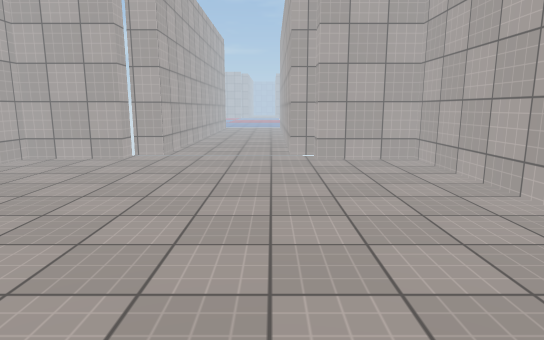
View 1 (above)

15 first-person views from a walk through a 3-D level made in the Unity game engine. The camera is 1.4 m above the floor, tilts 10° down and sees 75° across. The floor is counted in squares, 0.5 m on a side. Each view is taken from the middle of a square. On the plan, view 1 faces up. The plan holds only what a view shows up to about 20 squares ahead; the rest is blank. The place goes on beyond the plan. The player is left out. Surface patterns are stand-ins for the level's own textures.

View 2
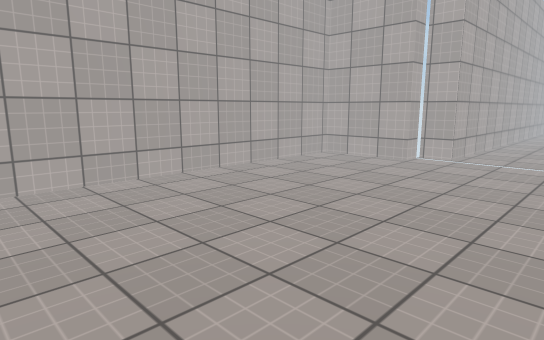

View 3
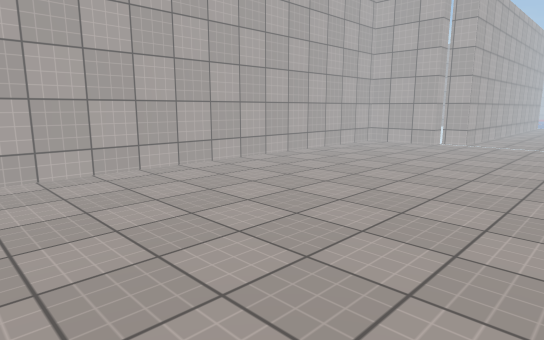

View 4
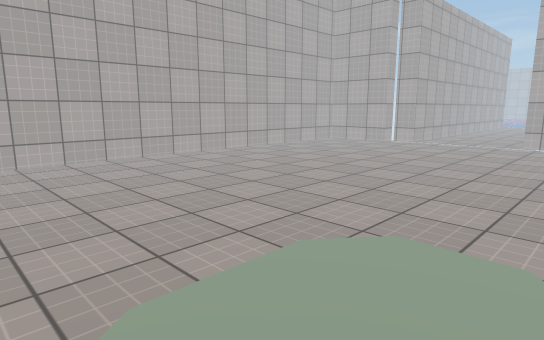

View 5
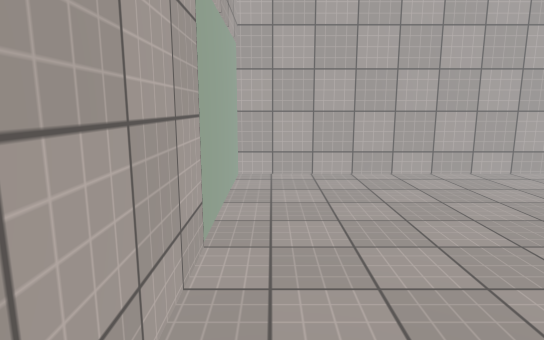

View 6
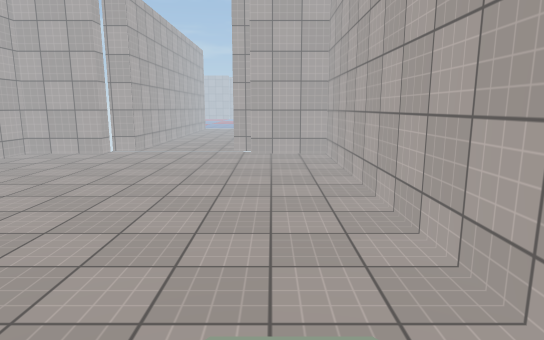

View 7
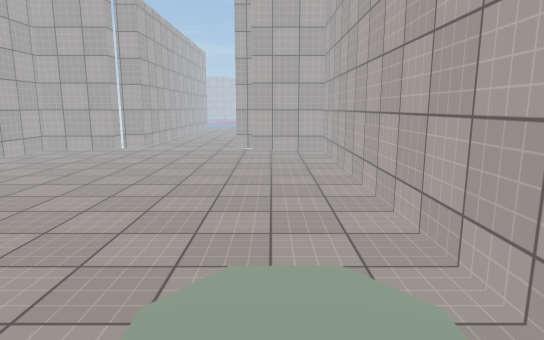

View 8
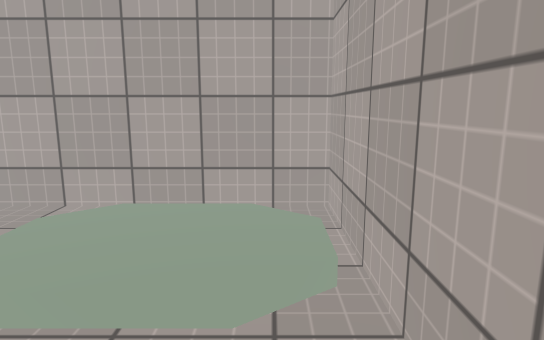

View 9
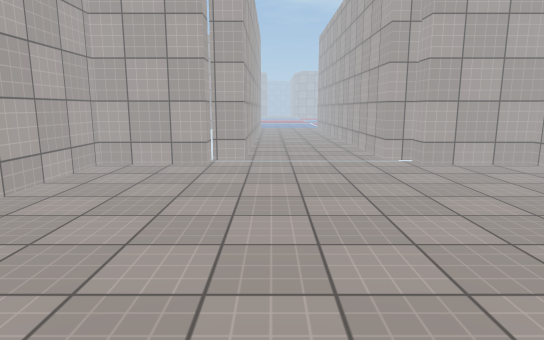

View 10
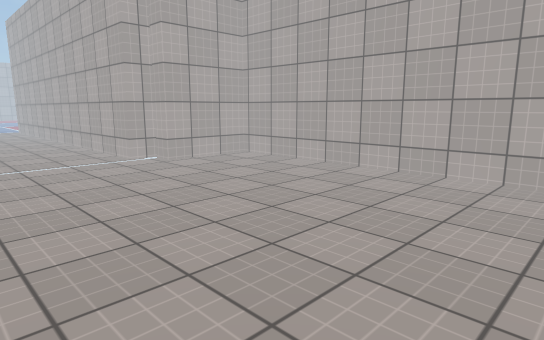

View 11
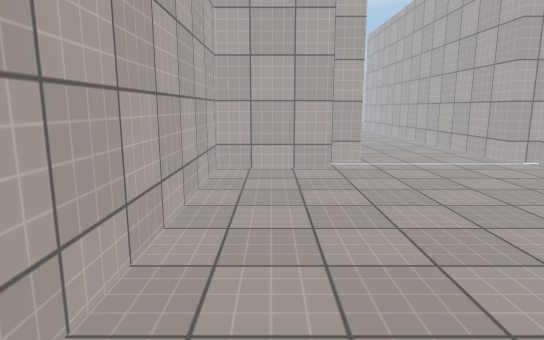

View 12
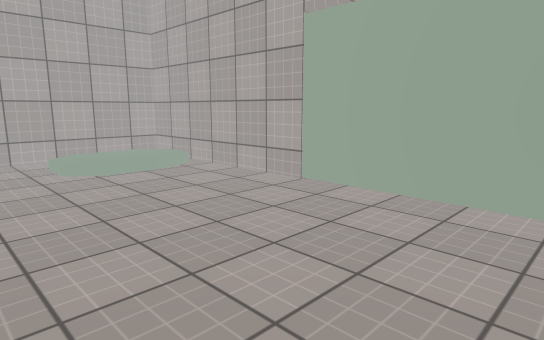

View 13
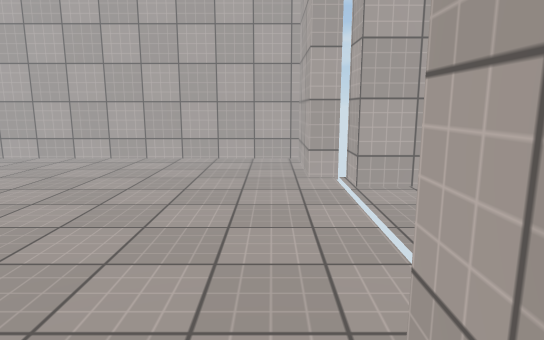

View 14
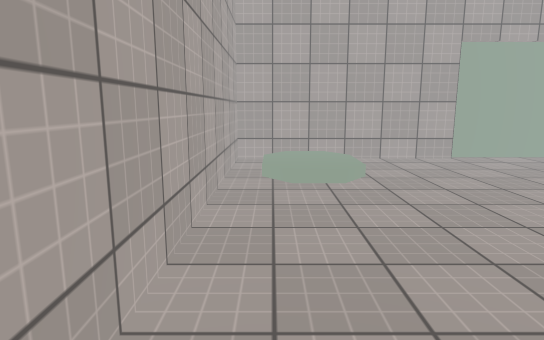

View 15
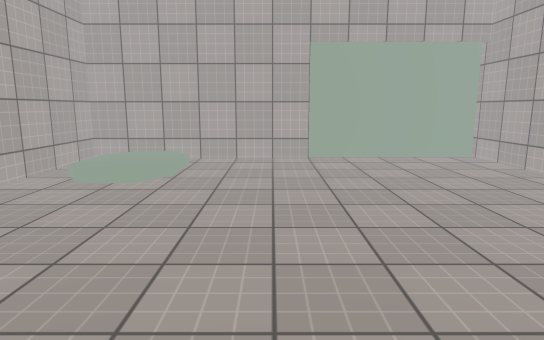

### Floor plan
Key: @ floor where view 1 was taken; # wall or solid block; . main floor; : floor 0.25 m higher than the main floor; / step, stairs or slope.
Columns run from 14 left of view 1 to 8 right of it. Each row starts with its distance up from view 1.
 23        ##      #
 22        ##......#
 21       ##.......###
 20     ###.........###
 19 ####  ...........  ####
 18 #.....................#
 17 #.....................#
 16 #.....................#
 15 #.....................#
 14 #.....................#
 13 #.....................#
 12 #.....................#
 11 #.....................#
 10 #.....................#
  9 #.....................#
  8 #.....................#
  7 #.....................#
  6 #.....................#
  5 #.....................#
  4 #.....................#
  3 #.....................#
  2 #.....................#
  1 #.....................#
  0 #.............@.......#
 -1 #.....................#
 -2 #................///..#
 -3 #................:::/.#
 -4 #.............../::::.#
 -5 #.............../::::.#
 -6 #.............../::::.#
 -7 #................:::/.#
 -8 #................///..#
 -9 #######################

Where each view was taken, in squares from view 1:
view 1: 0 up, 0 right, facing up
view 2: 1 up, 0 right, facing up-left
view 3: 8 down, 2 right, facing up-left
view 4: 8 down, 6 right, facing up-left
view 5: 7 down, 4 right, facing left
view 6: 6 down, 4 right, facing up
view 7: 8 down, 4 right, facing up
view 8: 7 down, 2 left, facing right
view 9: 2 up, 5 left, facing up
view 10: 2 up, 7 left, facing up-right
view 11: 3 up, 11 left, facing up
view 12: 2 up, 13 left, facing down-right
view 13: 18 up, 6 right, facing left
view 14: 11 up, 6 right, facing down
view 15: 11 up, 2 left, facing down
